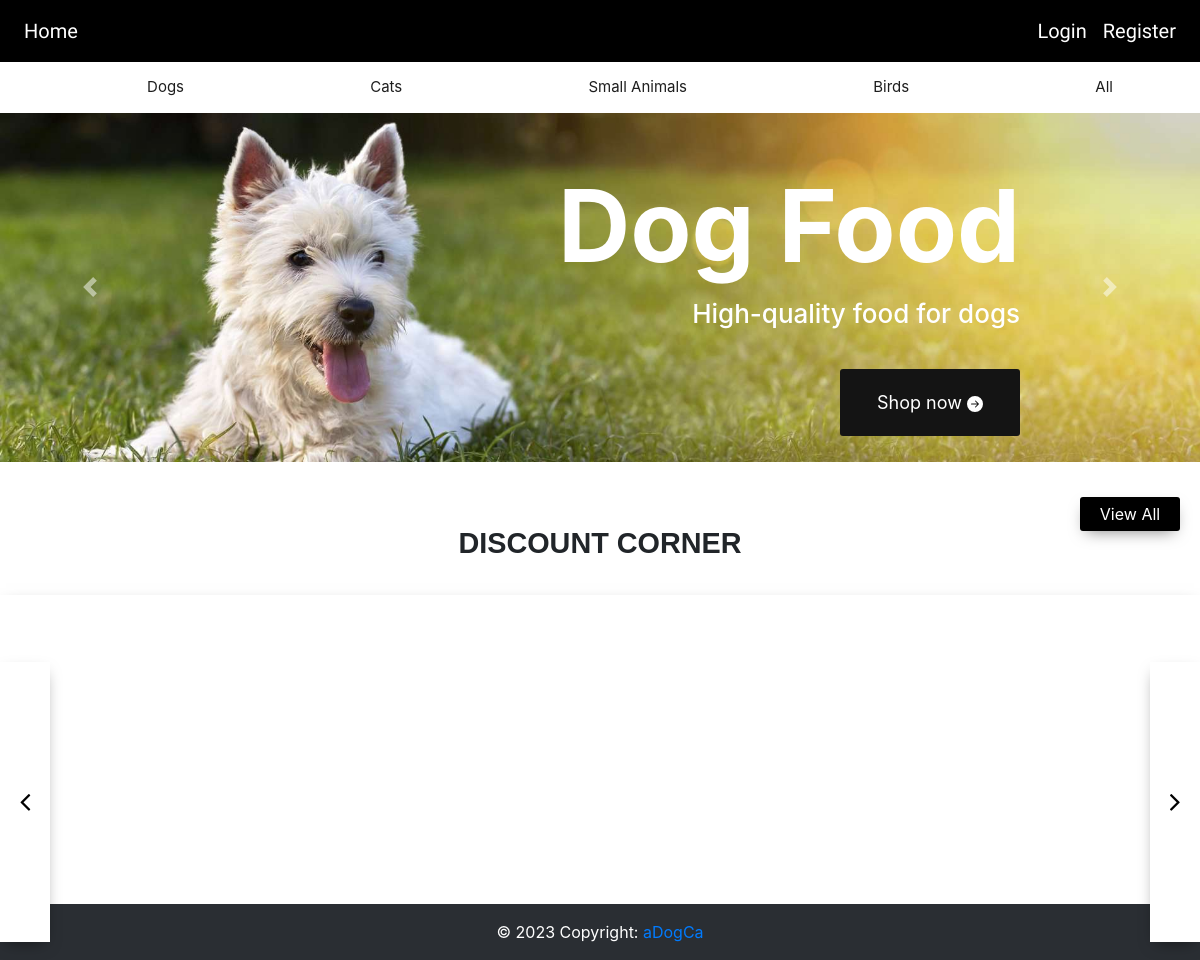
Before: / with the older database file.
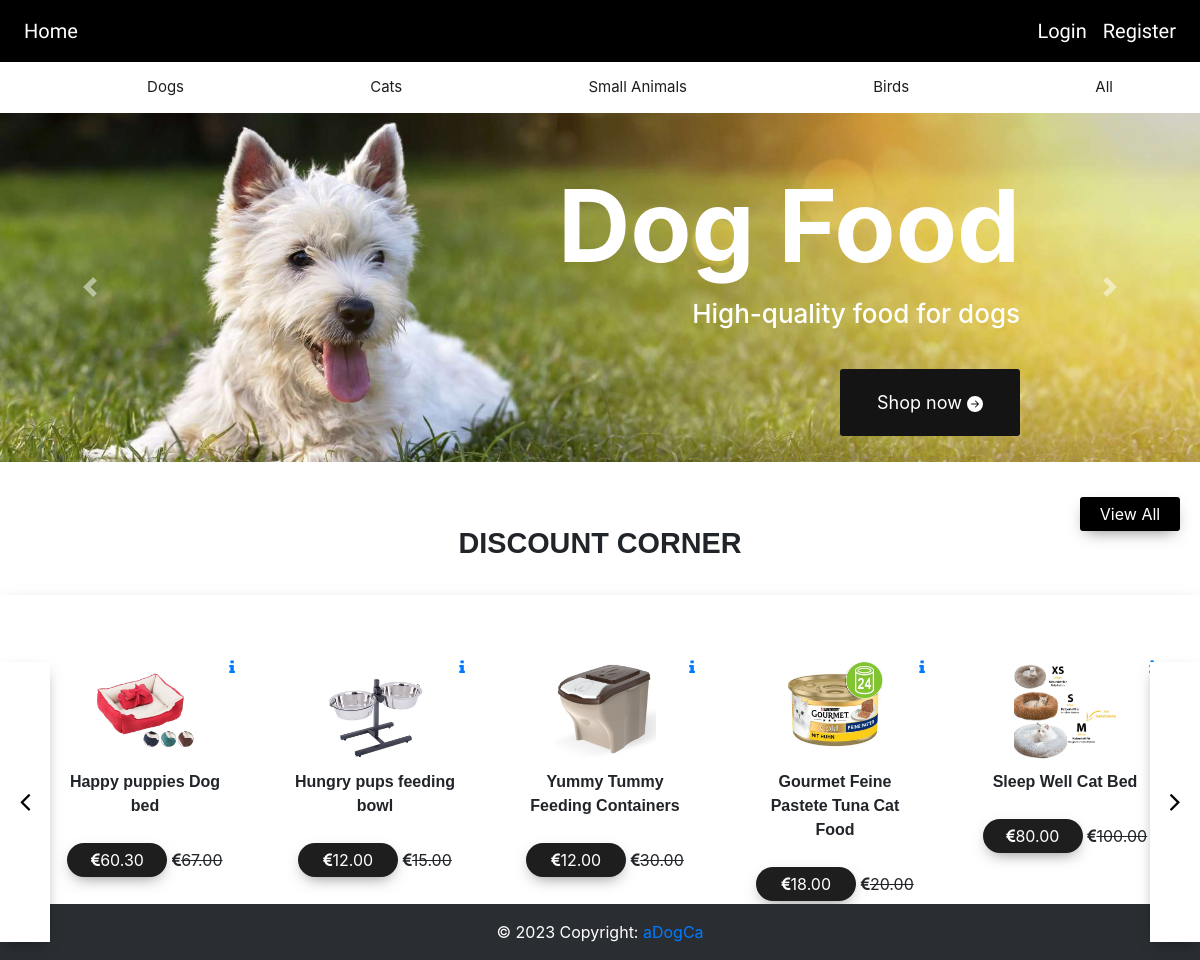
After: the same page with the newer database file.
### website/models.py (models this page shows)
class Products(db.Model):
    __searchable__ = ['name', 'description']
    id = db.Column(db.Integer, primary_key=True)
    category = db.Column(db.String(50), nullable=False)
    name = db.Column(db.String(100), nullable=False)
    description = db.Column(db.String(100), nullable=False)
    price = db.Column(db.Numeric(precision=10, scale=2))
    totalPrice = db.Column(db.Numeric(precision=10, scale=2))
    stock = db.Column(db.Integer)
    image1 = db.Column(db.String(120), default='image.jpg')
    image2 = db.Column(db.String(120), default='image.jpg')
    image3 = db.Column(db.String(120), default='image.jpg')
    discount = db.Column(db.String(100), db.ForeignKey('offer_codes.discount_code'))
    discount_percentage = db.Column(db.Integer)
    date = db.Column(db.DateTime(timezone=True), default=func.now())
    user_id = db.Column(db.Integer, db.ForeignKey('user.id'))
    offers = db.Column(db.String(120), default="0", nullable=False)
    offer_img = db.Column(db.String(120), default='image.jpg')
    is_sponsored = db.Column(db.String(120),default="No")

### website/views.py (the view)
@views.route('/')
def home():
    products = Products.query.all()
    discount_percentages = calDiscount(products)
    return render_template("landingPage.html", user=current_user, products=products,
                           discount_percentages=discount_percentages)

### website/views.py (called while the page is built)
def calDiscount(products):
    discount_percentages = {}
    for product in products:
        discount_code = product.discount  # Get the discount code for the current product
        if discount_code:
            offer = OfferCodes.query.filter_by(discount_code=discount_code).first()
            if offer and offer.validity > date.today():
                discount_percentages[product.id] = offer.discount_percentage
            else:
                discount_percentages[product.id] = 0
        else:
            discount_percentages[product.id] = 0
    return discount_percentages

### website/templates/landingPage.html (shortened to what this page needs)
{% extends "base.html" %} {% block title %}HomePage{% endblock %} {% block
content %}
<div id="carouselExample" class="carousel slide" data-bs-ride="carousel">
    <div class="carousel-inner">
        <div class="carousel-item active">
            <img src="/static/img/dog.jpg" class="d-block w-100" alt="Dog Food">
            <div class="carousel-caption">
                <h5 id="seventy_p1">Dog Food</h5>
                <p class="summer_s">High-quality food for dogs</p>
                <a id="shop_now" href="/buyer" type="submit" name="shop now">Shop now
                    <svg xmlns="http://www.w3.org/2000/svg" width="16" height="16" fill="currentColor"
                         class="bi bi-arrow-right-circle-fill" viewBox="0 0 16 16">
                        <path d="M8 0a8 8 0 1 1 0 16A8 8 0 0 1 8 0zM4.5 7.5a.5.5 0 0 0 0 1h5.793l-2.147 2.146a.5.5 0 0 0 .708.708l3-3a.5.5 0 0 0 0-.708l-3-3a.5.5 0 1 0-.708.708L10.293 7.5H4.5z"/>
                    </svg>
                </a>
            </div>
        </div>
    </div>
    <button class="carousel-control-prev" type="button" data-bs-target="#carouselExample" data-bs-slide="prev">
        <span class="carousel-control-prev-icon" aria-hidden="true"></span>
    </button>
    <button class="carousel-control-next" type="button" data-bs-target="#carouselExample" data-bs-slide="next">
        <span class="carousel-control-next-icon" aria-hidden="true"></span>
    </button>
</div>
<div class="section4-header">
    <span class="title centered-text">DISCOUNT CORNER</span>
    <a href="/buyer" class="btn1 viewmore">View All</a>
    <button class="next" onclick='scrollright4()'><i class="fa fa-angle-right"></i></button>
    <button class="previous" onclick='scrollleft4()'><i class="fa fa-angle-left"></i></button>
</div>
<section class="section4" id="section4">
    {% for product in products %}
     {% if discount_percentages.get(product.id, 0) > 0 %}
    <div class="discount-card">
        <img class="product-image" src="/static/img/{{ product.image1 }}" alt="Product">
        <a href="/product/{{ product.id }}"><i class="fa fa-info"></i></a>
        <span class="title">{{ product.name }}</span>
        <span class="btn1"><i class="fa fa-euro"></i>{{ product.price - (product.price * discount_percentages.get(product.id) / 100) }}</span>
        <strike><i class="fa fa-euro"></i>{{ product.price }}</strike>
    </div>
    {% endif %}
    {% endfor %}
</section>
<p>asdas</p>
{% endblock %}

### website/templates/base.html (shortened to what this page needs)
<!DOCTYPE html>
<html lang="en">
<head>
    <link
            rel="stylesheet"
            href="https://stackpath.bootstrapcdn.com/bootstrap/4.4.1/css/bootstrap.min.css"
    />
    <link
            rel="stylesheet"
            href="https://stackpath.bootstrapcdn.com/font-awesome/4.7.0/css/font-awesome.min.css"
    />
    <link rel="stylesheet" href="/static/style.css">
    <link rel="stylesheet" href="https://cdnjs.cloudflare.com/ajax/libs/bootstrap/5.0.2/css/bootstrap.min.css">
    <link rel="stylesheet"
          href=
"https://cdnjs.cloudflare.com/ajax/libs/twitter-bootstrap/4.3.1/css/bootstrap.min.css" />
    <link rel="stylesheet"
          href=
"https://cdnjs.cloudflare.com/ajax/libs/bootstrap-datepicker/1.9.0/css/bootstrap-datepicker.css" />
    <link rel="stylesheet"
          href=
"https://stackpath.bootstrapcdn.com/font-awesome/4.7.0/css/font-awesome.min.css" />
</head>
<body>
<nav class="navbar navbar-expand-lg navbar-dark ">
    <div class="collapse navbar-collapse" id="navbar">
        <div class="navbar-nav ">
            {% if user.userType == 'buyer' %}
            <a class="nav-item nav-link " id="home" href="/">Home</a>
            {% elif user.userType == 'seller' %}
            <a class="nav-item nav-link " id="home1" href="/seller">Home</a>
            {% else %}
            <a class="nav-item nav-link " id="home2" href="/">Home</a>
            {% endif %}
        </div>
        <div class="navbar-nav ml-auto">
            {% if user.is_authenticated %}
            {% if user.userType == 'buyer' %}
            <a class="nav-item nav-link" id="seller_List" href="/sellers"> Your Chats</a>
            <a class="nav-item nav-link"  href="/userDetails">User Details</a>
            <a class="nav-item nav-link"  href="/myOrders">My Orders</a>
            {% endif %}
            {% if user.userType == 'seller' %}
            <a class="nav-item nav-link" id="buyers_List" href="/buyers">Chat</a>
            <a class="nav-item nav-link" id="seller_profile" href="/seller_profile">Seller Profile</a>
            {% endif %}
            {% if user.userType == 'buyer' %}
            <a class="nav-item nav-link" id="cart" href="/cart">Cart ({{ session['shopping_cart']|length }})</a>
            {% endif %}
            <a class="nav-item nav-link " id="signout" href="/logout">Signout</a>
            {% else %}
            <a class="nav-item nav-link" id="login" href="/login">Login</a>
            <a class="nav-item nav-link" id="register" href="/register">Register</a>
            {% endif %}
        </div>
    </div>
</nav>
{% block topnav %}
<div class="topnav" id="myTopnav">
    <div class="dropdown">
        <a class="dropbtn" href="/dogs">Dogs
        </a>
    </div>
    <div class="dropdown">
        <a class="dropbtn" href="/cats">Cats
        </a>
    </div>
    <div class="dropdown">
        <a class="dropbtn" href="/smallAnimals">Small Animals
        </a>
    </div>
    <div class="dropdown">
        <a class="dropbtn" href="/birds">Birds
        </a>
    </div>
    <div class="dropdown">
        <a class="dropbtn" href="/buyer">All
        </a>
    </div>
</div>
{% endblock %}
<div>{% block content %} {% endblock %}</div>
<div class="content-wrapper">
    <footer style="color:white;" class="bg-dark text-center text-lg-start">
        <div class="text-center p-3" style="background-color: rgba(0, 0, 0, 0.2);">
            © 2023 Copyright:
            <a href="">aDogCa</a>
        </div>
    </footer>
</div>
</body>
</html>

### website/static/style.css (style rules this page uses)
.nav-item { font-size: 20px; font-family:Source Sans Pro, sans-serif; color: var(--white) !important; }
body { font-family: 'Montserrat', sans-serif; }
.product-image { object-fit: cover; }
.navbar { background-color: black; }
.summer_s { font-size: 26px; font-weight: 500; }
#seventy_p1 { font-size: 100px; font-weight: bolder; margin-top: -0.3em; margin-left: 0; }
.carousel-caption { display: flex; flex-direction: column; align-items: flex-end; height: 76%; }
.centered-text { text-align: center; }
#shop_now { border: none; width: 10em; padding: 20px; font-size: 18px; color: white; background-color: rgb(20, 20, 20); border-radius: 3px; margin-top: 20px; }
html { scroll-behavior: smooth; margin: 0; padding: 0; height: 100%; }
body { overflow-x:hidden; font-family: 'Titillium Web', sans-serif; margin: 0; padding: 0; height: 100%; }
:root { scrollbar-color: rgb(210,210,210) rgb(46,54,69) !important; scrollbar-width: thin !important; }
#carouselExample { width: 100%; height: 100%; position: relative; }
.carousel-item { height: 100%; }
.carousel-item img { object-fit: cover; height: 100%; width: 100%; }
.title { font-size:2em; display:block; font-family: 'Yusei Magic', sans-serif; display: block; font-weight: bold; margin: 10px 0; }
.discount-card { display: inline-block; width: 250px; margin: 10px; text-align: center; }
.btn1 { background:#1e1e1e; box-shadow:0px 6px 16px -6px rgba(1,1,1,0.5); color:#fff; padding:5px 10px; transition:0.5s; border:0; outline:none; display:block; width:100px; text-align:center; border-radius:20px; margin:15px 0px; }
a { text-decoration:none; }
.topnav { overflow-x: hidden; overflow-y:auto; background-color: #fff; padding:0px 2%; display: flex; justify-content: space-between; width: 100%; }
.topnav a { float: left; display: block; color: #1e1e1e; text-align: center; padding: 14px 16px; text-decoration: none; font-size: 15px; margin:0px 20px; }
.dropdown { float: left; overflow: hidden; flex-grow: 1; text-align: center; }
.dropdown .dropbtn { font-size: 15px; border: none; outline: none; color: #1e1e1e; padding: 14px 16px; background-color: inherit; font-family: inherit; margin: 0px 30px; width: 100%; }
.section4 { width:100%; min-height:40vh; overflow-y:hidden; padding:50px 30px; box-shadow:0px 6px 16px -6px rgba(1,1,1,0.5); overflow-x:hidden; position:relative; display:flex; align-items:left; justify-content: left; scrollbar-width:none; scroll-behavior: smooth; }
.section3-header,.section4-header { padding:20px; position:relative; }
.section3-header .title,.section4-header .title { font-size:1.8em; margin-top:5vh; }
.section3-header .viewmore,.section4-header .viewmore { position:absolute; right:20px; top:20px; background:black; border-radius:3px; }
.section3-header,.section4-header { font-size:1em; }
.section3 .discount-card,.section4 .discount-card { padding:15px; min-width:200px; height:350px; display:inline-block; margin:0px 15px; position:relative; }
.section3 .discount-card a,.section4 .discount-card a { position:absolute; top:10px; right:10px; transition:0.5s; }
.section3 .discount-card img,.section4 .discount-card img { width:60%; height:100px; }
.section3 .discount-card .title,.section4 .discount-card .title { font-size:1em; }
.section3 .discount-card .btn1,.section4 .discount-card .btn1 { display:inline-block; }
.section3-header button,.section4-header button { background:#fff; box-shadow:0px 6px 16px -6px rgba(1,1,1,0.5); height:35vh; width:50px; font-size:30px; z-index:111; text-align:center; border:0; outline:none; transition:0.5s; }
.section3-header .next,.section4-header .next { position:absolute; right:0px; top:25vh; z-index:1; }
.section3-header .previous,.section4-header .previous { position:absolute; left:0px; top:25vh; z-index:1; }
.section4 { height:30vh; }
.content-wrapper { min-height: calc(100vh - (navbar-height + footer-height)); padding-bottom: 5px; }
footer { position: fixed; bottom: 0; left: 0; width: 100%; }

Changed rows visible on the page:
added Products: image1 (picture), name "Happy puppies Dog bed", price+id "60.30", price "67.00"
added Products: image1 (picture), name "Hungry pups feeding bowl", price+id "12.00", price "15.00"
added Products: image1 (picture), name "Yummy Tummy Feeding Containers", price+id "12.00", price "30.00"
added Products: image1 (picture), name "Gourmet Feine Pastete Tuna Cat Food", price+id "18.00", price "20.00"
added Products: image1 (picture), name "Sleep Well Cat Bed", price+id "80.00", price "100.00"
